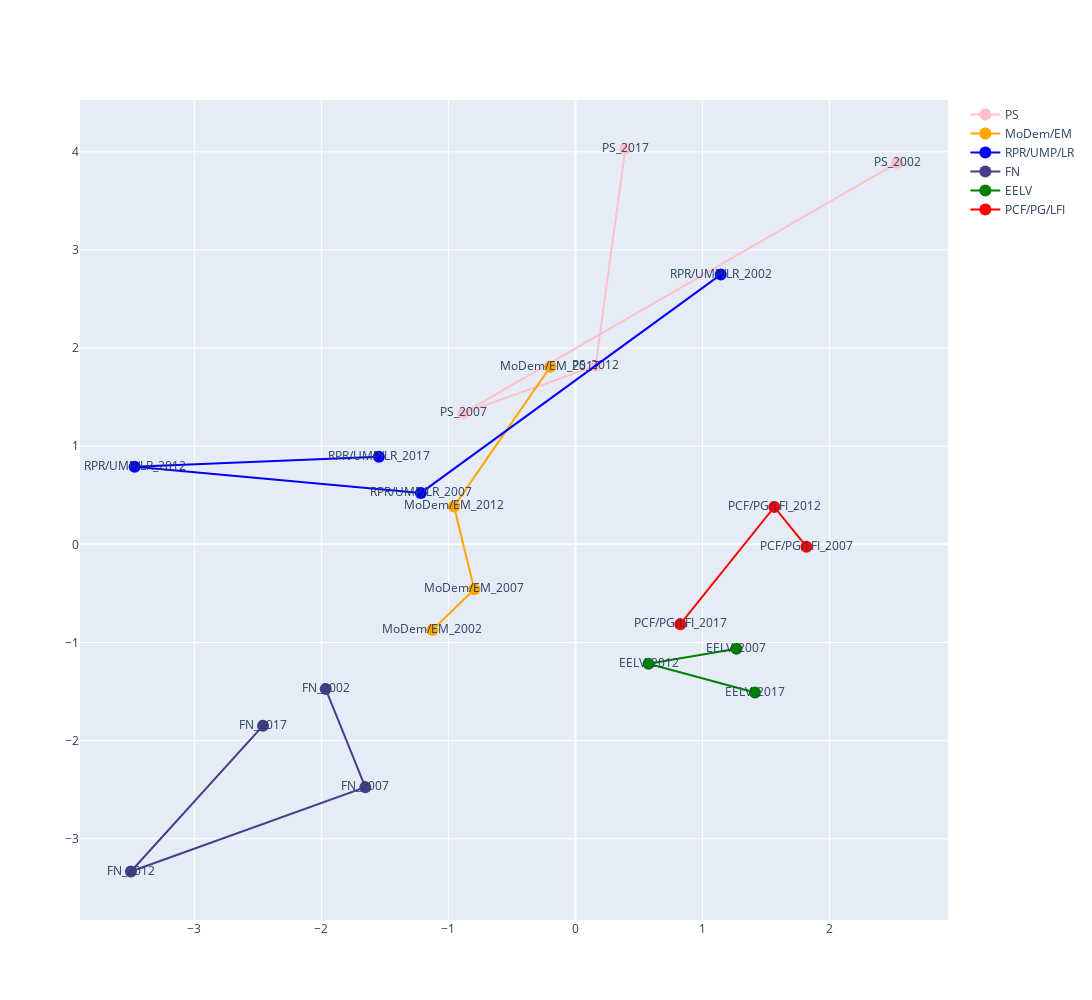

This figure's notebook cell:
### Code cell
fig = go.Figure()

for partname in pca_manifesto.partyname.unique():
    tmp = pca_manifesto[pca_manifesto['partyname']==partname]
    fig.add_trace(go.Scatter(
        x=tmp[0],
        y=tmp[1],
        mode="lines+markers+text",
        name=partname,
        text=tmp['name_year'],
        marker=dict(color=dict_color[partname],size=12),
    ))
    
fig.update_layout(height=1000, width=1200, 
                  #xaxis=dict(range=[-5,5],title='PC 1'), yaxis=dict(range=[-5,5], title='PC 2')
                 )

### Figure 1 — Plotly figure (JSON) as saved in the notebook; plotly's stock layout.template omitted (floating-point values rounded to 4 significant figures)
{"data": [{"marker": {"color": "pink", "size": 12}, "mode": "lines+markers+text", "name": "PS", "text": ["PS_2002", "PS_2007", "PS_2012", "PS_2017"], "type": "scatter", "x": [2.533, -0.8828, 0.159, 0.3931], "y": [3.887, 1.337, 1.82, 4.034]}, {"marker": {"color": "orange", "size": 12}, "mode": "lines+markers+text", "name": "MoDem/EM", "text": ["MoDem/EM_2002", "MoDem/EM_2007", "MoDem/EM_2012", "MoDem/EM_2017"], "type": "scatter", "x": [-1.127, -0.796, -0.9559, -0.1972], "y": [-0.8739, -0.4581, 0.3867, 1.809]}, {"marker": {"color": "blue", "size": 12}, "mode": "lines+markers+text", "name": "RPR/UMP/LR", "text": ["RPR/UMP/LR_2002", "RPR/UMP/LR_2007", "RPR/UMP/LR_2012", "RPR/UMP/LR_2017"], "type": "scatter", "x": [1.144, -1.217, -3.47, -1.547], "y": [2.749, 0.5242, 0.7916, 0.8928]}, {"marker": {"color": "darkslateblue", "size": 12}, "mode": "lines+markers+text", "name": "FN", "text": ["FN_2002", "FN_2007", "FN_2012", "FN_2017"], "type": "scatter", "x": [-1.966, -1.654, -3.5, -2.459], "y": [-1.474, -2.474, -3.334, -1.848]}, {"marker": {"color": "green", "size": 12}, "mode": "lines+markers+text", "name": "EELV", "text": ["EELV_2007", "EELV_2012", "EELV_2017"], "type": "scatter", "x": [1.268, 0.5755, 1.413], "y": [-1.065, -1.216, -1.511]}, {"marker": {"color": "red", "size": 12}, "mode": "lines+markers+text", "name": "PCF/PG/LFI", "text": ["PCF/PG/LFI_2007", "PCF/PG/LFI_2012", "PCF/PG/LFI_2017"], "type": "scatter", "x": [1.819, 1.566, 0.8259], "y": [-0.02437, 0.3806, -0.8132]}], "layout": {"height": 1000, "width": 1200}}
